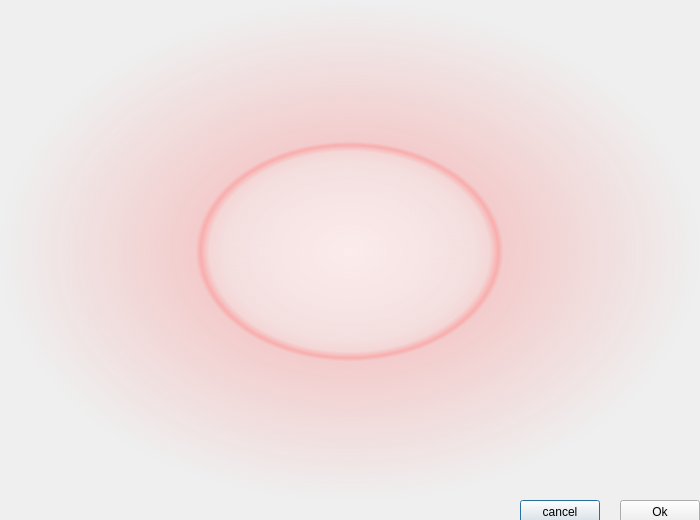
<?xml version="1.0" encoding="UTF-8"?>
<ui version="4.0">
 <class>LicenseDialog</class>
 <widget class="QDialog" name="LicenseDialog">
  <property name="geometry">
   <rect>
    <x>0</x>
    <y>0</y>
    <width>700</width>
    <height>520</height>
   </rect>
  </property>
  <property name="windowTitle">
   <string>License</string>
  </property>
  <widget class="QTextBrowser" name="textBrowser">
   <property name="geometry">
    <rect>
     <x>-1</x>
     <y>1</y>
     <width>701</width>
     <height>501</height>
    </rect>
   </property>
   <property name="styleSheet">
    <string notr="true">background-color: qradialgradient(spread:pad, cx:0.5, cy:0.5, radius:0.5, fx:0.5, fy:0.5, stop:0 rgba(255, 235, 235, 206), stop:0.35 rgba(255, 188, 188, 80), stop:0.4 rgba(255, 162, 162, 80), stop:0.425 rgba(255, 132, 132, 156), stop:0.44 rgba(252, 128, 128, 80), stop:1 rgba(255, 255, 255, 0));</string>
   </property>
   <property name="frameShape">
    <enum>QFrame::NoFrame</enum>
   </property>
   <property name="source">
    <url>
     <string>qrc:/docs/LICENSE.md</string>
    </url>
   </property>
  </widget>
  <widget class="QPushButton" name="cancelPushButton">
   <property name="geometry">
    <rect>
     <x>520</x>
     <y>500</y>
     <width>80</width>
     <height>23</height>
    </rect>
   </property>
   <property name="text">
    <string>cancel</string>
   </property>
  </widget>
  <widget class="QPushButton" name="okPushButton">
   <property name="geometry">
    <rect>
     <x>620</x>
     <y>500</y>
     <width>80</width>
     <height>23</height>
    </rect>
   </property>
   <property name="text">
    <string>Ok</string>
   </property>
  </widget>
 </widget>
 <resources/>
 <connections>
  <connection>
   <sender>okPushButton</sender>
   <signal>clicked()</signal>
   <receiver>LicenseDialog</receiver>
   <slot>hide()</slot>
   <hints>
    <hint type="sourcelabel">
     <x>659</x>
     <y>511</y>
    </hint>
    <hint type="destinationlabel">
     <x>349</x>
     <y>259</y>
    </hint>
   </hints>
  </connection>
 </connections>
</ui>
